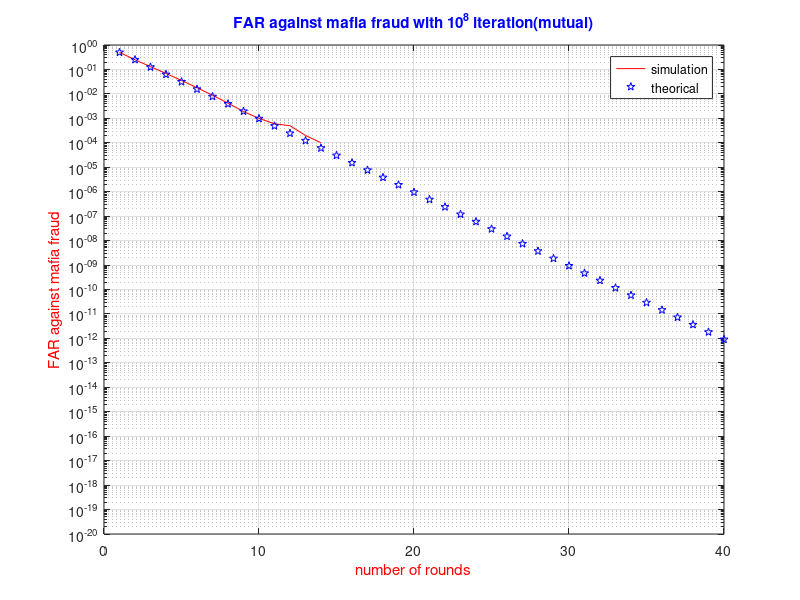

Here is the MATLAB script that generated this plot:
clc
clear all
close all
n = 40;              % number of rounds
%%-------------------mutual---------simulation-------------------------
counter = zeros(1,n);
%h = waitbar(0,'1','name','Please wait...');
for j=1:10^4
         
                w = rand(1,n/2) > 0.5;              % response of predefined challenge
                v = rand(2,n/2) > 0.5;              % response of random challenge
                D = rand(1,n/2) > 0.5;              % sequence of predefined challenge
                CRprime = rand(1,2*n) > 0.5;      % produce the random challenge and response by adverasary
                
                for i=1:2:n
                    
                    if CRprime(i) == D((i+1)/2)
                        counter(i) = counter(i)+1;
                    else
                        break
                    end
                    i = i+1;
                    if CRprime(i) == v((rand>0.5)+1,i/2)
                        counter(i) = counter(i)+1;
                    else
                        break
                    end
                    
                end
   % waitbar(j /(10^8),h,[num2str(j/(10^6)) '%'])
                
end
%close(h)
%%-----------------plot-------------------------------------------------
FAR_sim = counter/j;
round = [1:n];
semilogy(round,FAR_sim,'r')
axis([0 40 10^-20 1 ])
grid on
hold on
%%------------------------------ theorical--------------------------------
FAR_thr = (1/2).^[1:n];
semilogy(round,FAR_thr,'bp')
axis([0 40 10^-20 1 ])
grid on

title('FAR against mafia fraud with 10^8 iteration(mutual)','color','b')
xlabel('number of rounds','color','r')
ylabel('FAR against mafia fraud','color','r')
legend('simulation','theorical')



